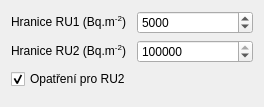
             <widget class="QWidget" name="page_4">
              <property name="geometry">
               <rect>
                <x>0</x>
                <y>0</y>
                <width>264</width>
                <height>107</height>
               </rect>
              </property>
              <attribute name="label">
               <string>Referenční úrovně depozice</string>
              </attribute>
              <layout class="QGridLayout" name="gridLayout_9">
               <item row="0" column="0">
                <layout class="QGridLayout" name="gridLayout_8">
                 <item row="0" column="1">
                  <widget class="QSpinBox" name="sbox_ru1">
                   <property name="sizePolicy">
                    <sizepolicy hsizetype="Preferred" vsizetype="Fixed">
                     <horstretch>0</horstretch>
                     <verstretch>0</verstretch>
                    </sizepolicy>
                   </property>
                   <property name="maximum">
                    <number>100000000</number>
                   </property>
                   <property name="value">
                    <number>5000</number>
                   </property>
                  </widget>
                 </item>
                 <item row="1" column="1">
                  <widget class="QSpinBox" name="sbox_ru2">
                   <property name="sizePolicy">
                    <sizepolicy hsizetype="Preferred" vsizetype="Fixed">
                     <horstretch>0</horstretch>
                     <verstretch>0</verstretch>
                    </sizepolicy>
                   </property>
                   <property name="maximum">
                    <number>1000000000</number>
                   </property>
                   <property name="value">
                    <number>3000000</number>
                   </property>
                  </widget>
                 </item>
                 <item row="1" column="0">
                  <widget class="QLabel" name="label_9">
                   <property name="sizePolicy">
                    <sizepolicy hsizetype="Preferred" vsizetype="Preferred">
                     <horstretch>0</horstretch>
                     <verstretch>0</verstretch>
                    </sizepolicy>
                   </property>
                   <property name="text">
                    <string>&lt;html&gt;&lt;head/&gt;&lt;body&gt;&lt;p&gt;Hranice RU2 (Bq.m&lt;span style=&quot; vertical-align:super;&quot;&gt;-2&lt;/span&gt;)&lt;/p&gt;&lt;/body&gt;&lt;/html&gt;</string>
                   </property>
                  </widget>
                 </item>
                 <item row="0" column="0">
                  <widget class="QLabel" name="label_10">
                   <property name="sizePolicy">
                    <sizepolicy hsizetype="Preferred" vsizetype="Preferred">
                     <horstretch>0</horstretch>
                     <verstretch>0</verstretch>
                    </sizepolicy>
                   </property>
                   <property name="text">
                    <string>&lt;html&gt;&lt;head/&gt;&lt;body&gt;&lt;p&gt;Hranice RU1 (Bq.m&lt;span style=&quot; vertical-align:super;&quot;&gt;-2&lt;/span&gt;)&lt;/p&gt;&lt;/body&gt;&lt;/html&gt;</string>
                   </property>
                  </widget>
                 </item>
                 <item row="2" column="0">
                  <widget class="QCheckBox" name="chbox_management">
                   <property name="toolTip">
                    <string>Odstranění biomasy v časné fázi radiační události z důvodu ochrany zemědělské půdy před radioaktivní kontaminací.</string>
                   </property>
                   <property name="text">
                    <string>Opatření pro RU2</string>
                   </property>
                   <property name="checked">
                    <bool>true</bool>
                   </property>
                  </widget>
                 </item>
                </layout>
               </item>
               <item row="1" column="0">
                <spacer name="verticalSpacer_2">
                 <property name="orientation">
                  <enum>Qt::Vertical</enum>
                 </property>
                 <property name="sizeHint" stdset="0">
                  <size>
                   <width>20</width>
                   <height>268</height>
                  </size>
                 </property>
                </spacer>
               </item>
              </layout>
             </widget>
